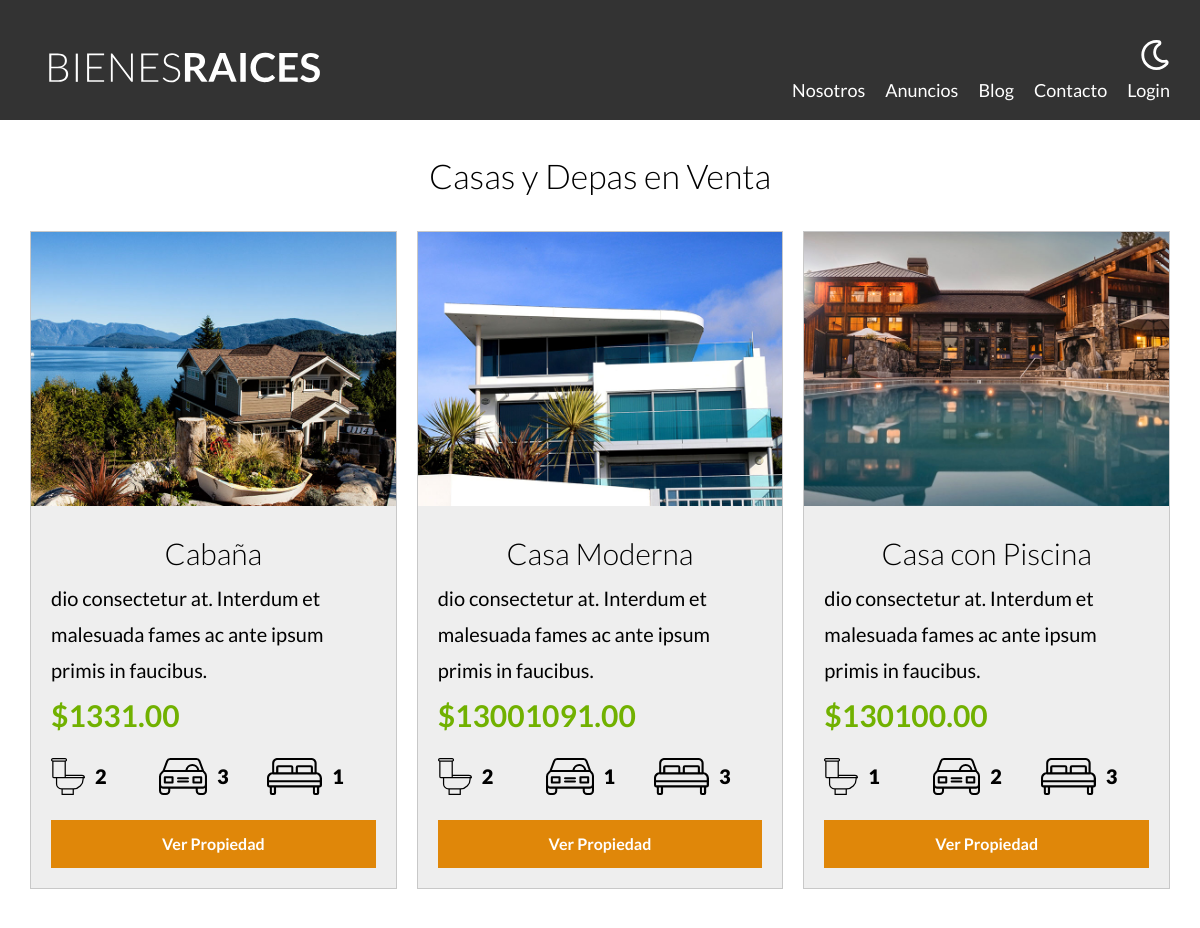
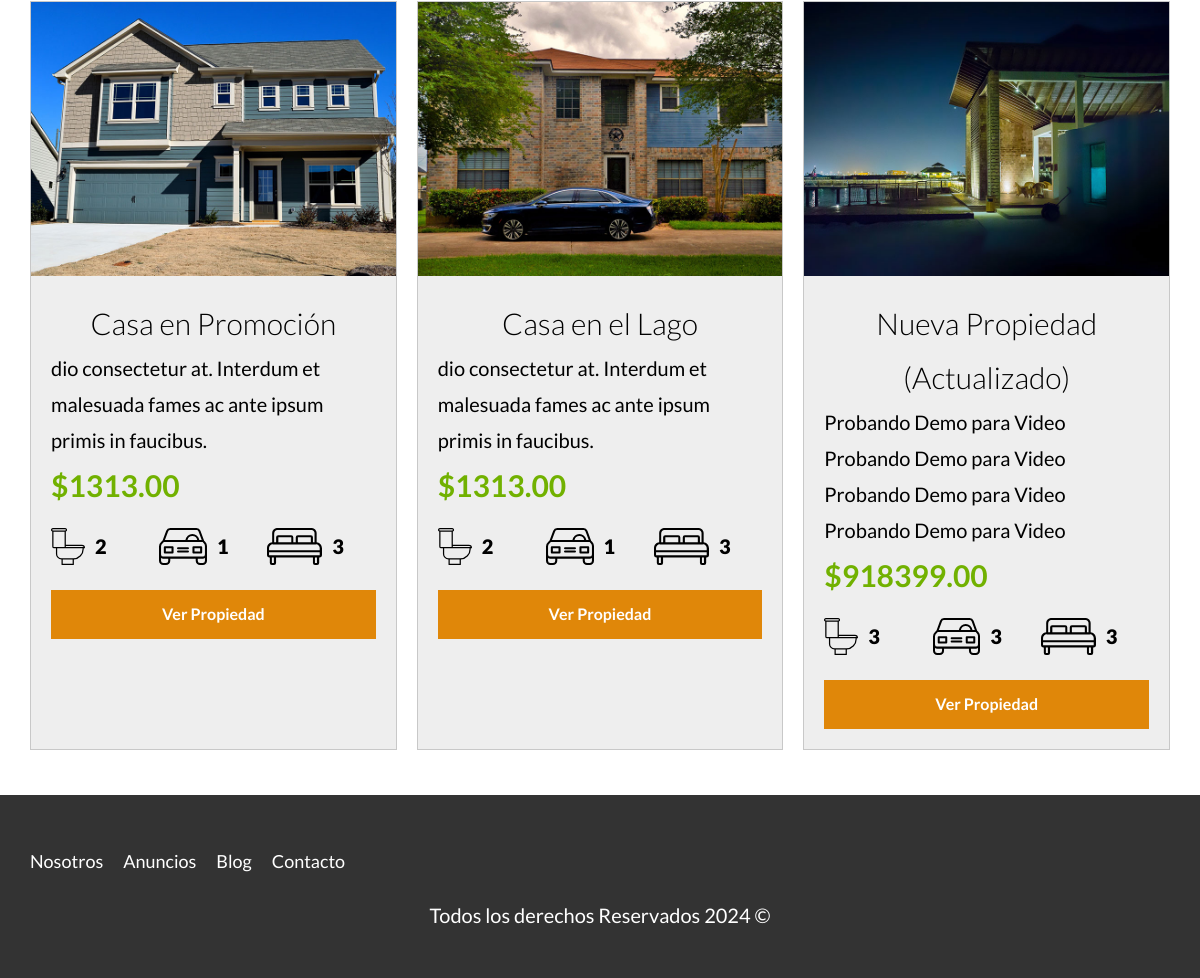
The app's page /anuncios.php with its own data (2 pictures, top to bottom).
### tables this page shows
CREATE TABLE `propiedades` (
  `id` int(11) NOT NULL,
  `titulo` varchar(60) DEFAULT NULL,
  `precio` decimal(10,2) DEFAULT NULL,
  `imagen` varchar(200) DEFAULT NULL,
  `descripcion` longtext DEFAULT NULL,
  `habitaciones` int(11) DEFAULT NULL,
  `wc` int(11) DEFAULT NULL,
  `estacionamiento` int(11) DEFAULT NULL,
  `vendedorId` int(11) DEFAULT NULL,
  `creado` date DEFAULT NULL
);

### includes/funciones.php (called while the page is built, shortened)
<?php
function incluirTemplate( string  $nombre, bool $inicio = false ) {
    include TEMPLATES_URL . "/{$nombre}.php";
}

### includes/templates/anuncios.php (the view, shortened to what this page needs)
<?php
    $db = conectarDB();
    $query = "SELECT * FROM propiedades LIMIT ${limite}";
    $resultado = mysqli_query($db, $query);
?>
<div class="contenedor-anuncios">
        <?php while($propiedad = mysqli_fetch_assoc($resultado)): ?>
            <div class="anuncio">
                <img loading="lazy" src="/imagenes/<?php echo $propiedad['imagen']; ?>" alt="anuncio">
                <div class="contenido-anuncio">
                    <h3><?php echo $propiedad['titulo']; ?></h3>
                    <p><?php echo $propiedad['descripcion']; ?></p>
                    <p class="precio">$<?php echo $propiedad['precio']; ?></p>
                    <ul class="iconos-caracteristicas">
                        <li>
                            <img class="icono" loading="lazy" src="build/img/icono_wc.svg" alt="icono wc">
                            <p><?php echo $propiedad['wc']; ?></p>
                        </li>
                        <li>
                            <img class="icono" loading="lazy" src="build/img/icono_estacionamiento.svg" alt="icono estacionamiento">
                            <p><?php echo $propiedad['estacionamiento']; ?></p>
                        </li>
                        <li>
                            <img class="icono" loading="lazy" src="build/img/icono_dormitorio.svg" alt="icono habitaciones">
                            <p><?php echo $propiedad['habitaciones']; ?></p>
                        </li>
                    </ul>
                    <a href="anuncio.php?id=<?php echo $propiedad['id']; ?>" class="boton-amarillo-block">
                        Ver Propiedad
                    </a>
                </div>
            </div>
        <?php endwhile; ?>
    </div>

### includes/templates/header.php (shortened to what this page needs)
<?php
    $auth = $_SESSION['login'] ?? false;
?>
<!DOCTYPE html>
<html lang="es">
<head>
    <link rel="stylesheet" href="/build/css/app.css">
</head>
<body>
    <header class="header <?php echo $inicio  ? 'inicio' : ''; ?>">
        <div class="contenedor contenido-header">
            <div class="barra">
                <a href="/">
                    <img src="/build/img/logo.svg" alt="Logotipo de Bienes Raices">
                </a>
                <div class="derecha">
                    <img class="dark-mode-boton" src="/build/img/dark-mode.svg">
                    <nav class="navegacion">
                        <a href="/nosotros.php">Nosotros</a>
                        <a href="/anuncios.php">Anuncios</a>
                        <a href="/blog.php">Blog</a>
                        <a href="/contacto.php">Contacto</a>
                        <?php if($auth): ?>
                            <a href="cerrar-sesion.php">Cerrar Sesión</a>
                        <?php else : ?>
                            <a href="login.php">Login</a>
                        <?php endif; ?>
                    </nav>
                </div>
            </div>
        </div>
    </header>

### anuncios.php (shortened to what this page needs)
<?php
    incluirTemplate('header');
?>
    <main class="contenedor seccion">
        <h2>Casas y Depas en Venta</h2>
        <?php
            $limite = 10;
            include 'includes/templates/anuncios.php';
        ?>
    </main>
<?php
    incluirTemplate('footer');
?>

### includes/templates/footer.php (shortened to what this page needs)
    <footer class="footer seccion">
        <div class="contenedor contenedor-footer">
            <nav class="navegacion">
                <a href="/nosotros.php">Nosotros</a>
                <a href="/anuncios.php">Anuncios</a>
                <a href="/blog.php">Blog</a>
                <a href="/contacto.php">Contacto</a>
            </nav>
        </div>
        <p class="copyright">Todos los derechos Reservados <?php echo date('Y'); ?> &copy;</p>
    </footer>
</body>
</html>

### build/css/app.css (style rules this page uses)
html { line-height:1.15;-webkit-text-size-adjust:100% }
body { margin:0 }
main { display:block }
a { background-color:rgba(0,0,0,0) }
img { border-style:none }
html { font-size:62.5%;box-sizing:border-box }
*,*:before,*:after { box-sizing:inherit }
body { font-family:"Lato",sans-serif;font-size:1.6rem;line-height:1.8 }
p { color:#000;font-size:2rem }
.contenedor { width:95%;max-width:120rem;margin:0 auto }
a { text-decoration:none }
img,picture { width:100%;display:block }
h1,h2,h3 { font-family:"Lato",sans-serif;margin:2.5rem 0;font-weight:300;text-align:center }
h2 { font-size:3.4rem }
h3 { font-size:3rem }
.seccion { margin-top:2.5rem;margin-bottom:2.5rem }
.boton-amarillo-block { background-color:#e08709;color:#fff;font-weight:700;text-decoration:none;padding:1rem 3rem;text-align:center;margin-top:2.5rem;display:block;border:none }
.header { background-color:#333;padding:1rem 0 3rem 0 }
.contenido-header { display:flex;flex-direction:column;justify-content:space-between }
.footer { padding:2.5rem 0;background-color:#333;margin-bottom:0 }
.footer .contenedor-footer { padding-top:2.5rem }
.footer .navegacion { visibility:visible;opacity:1;height:auto }
.footer .copyright { color:#fff;text-align:center }
.derecha { display:flex;flex-direction:column;align-items:center }
@media (min-width: 768px) { .derecha { align-items:flex-end } }
.derecha .dark-mode-boton { width:3rem;margin-top:3rem;margin-bottom:2rem;filter:invert(100%) }
@media (min-width: 768px) { .derecha .dark-mode-boton { margin-top:0 } }
.barra { display:flex;flex-direction:column;align-items:center;padding-top:3rem }
.barra img { width:30rem }
@media (min-width: 768px) { .barra { flex-direction:row;justify-content:space-between;align-items:flex-end } }
.navegacion { visibility:hidden;opacity:0;height:0;transition:visibility .3s ease-in-out,opacity .5s linear,height .5s linear }
@media (min-width: 768px) { .navegacion { display:flex;align-items:center;opacity:1;visibility:visible } }
.navegacion a { color:#fff;text-decoration:none;font-size:2.2rem;display:block;text-align:center }
@media (min-width: 768px) { .navegacion a { margin-right:2rem;font-size:1.8rem } }
@media (min-width: 768px) { .navegacion a:last-of-type { margin-right:0 } }
.icono { text-align:center }
@media (min-width: 768px) { .contenedor-anuncios { display:grid;gap:2rem;grid-template-columns:repeat(3, 1fr) } }
.anuncio { background-color:#eee;border:1px solid #c8c8c8;margin-bottom:2rem }
.anuncio .contenido-anuncio { padding:2rem }
.anuncio h3,.anuncio p { margin:0 }
.precio { color:#71b100;font-weight:700;font-size:3rem }
.iconos-caracteristicas { display:flex;list-style:none;padding:0;max-width:40rem }
.iconos-caracteristicas li { flex:1;display:flex }
.iconos-caracteristicas li img { flex:0 0 3rem;margin-right:1rem }
.iconos-caracteristicas li p { font-weight:900 }

### records on screen
propiedades: imagen (picture), titulo "Cabaña", descripcion "dio consectetur at. Interdum et malesuada fames ac ante ipsum primis in faucibus.", precio "1331.00", wc "2", estacionamiento "3", habitaciones "1"
propiedades: imagen (picture), titulo "Casa Moderna", descripcion "dio consectetur at. Interdum et malesuada fames ac ante ipsum primis in faucibus.", precio "13001091.00", wc "2", estacionamiento "1", habitaciones "3"
propiedades: imagen (picture), titulo "Casa con Piscina", descripcion "dio consectetur at. Interdum et malesuada fames ac ante ipsum primis in faucibus.", precio "130100.00", wc "1", estacionamiento "2", habitaciones "3"
propiedades: imagen (picture), titulo "Casa en Promoción", descripcion "dio consectetur at. Interdum et malesuada fames ac ante ipsum primis in faucibus.", precio "1313.00", wc "2", estacionamiento "1", habitaciones "3"
propiedades: imagen (picture), titulo "Casa en el Lago", descripcion "dio consectetur at. Interdum et malesuada fames ac ante ipsum primis in faucibus.", precio "1313.00", wc "2", estacionamiento "1", habitaciones "3"
propiedades: imagen (picture), titulo "Nueva Propiedad (Actualizado)", descripcion "Probando Demo para Video Probando Demo para Video Probando Demo para Video Probando Demo para Video", precio "918399.00", wc "3", estacionamiento "3", habitaciones "3"
